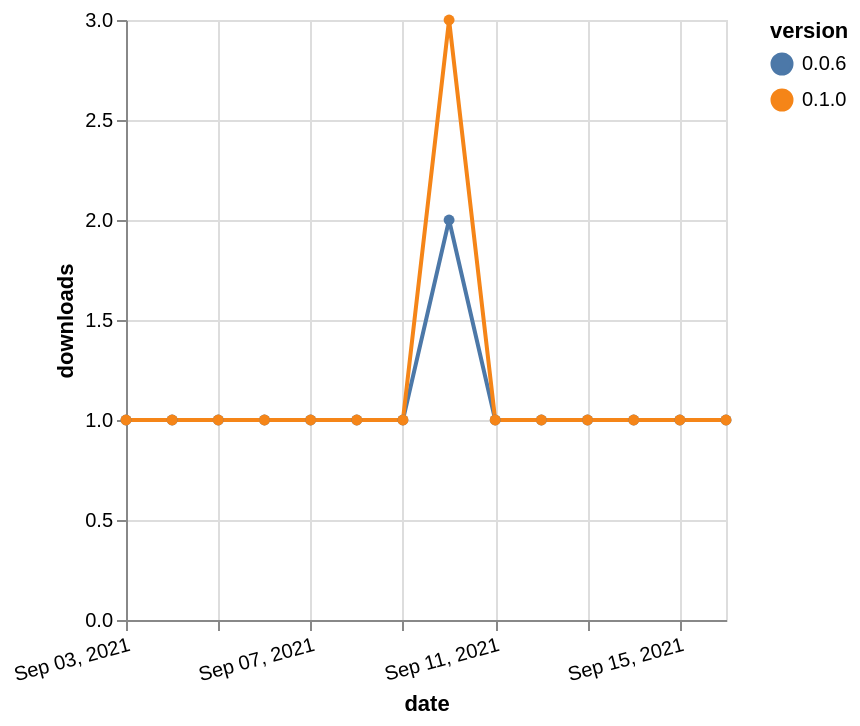

The specification (Vega-Lite) saved for this image:
### Vega-Lite specification from a JSON file in a GitHub repository (floating-point values rounded to 4 significant figures)
{"$schema": "https://vega.github.io/schema/vega-lite/v5.json", "description": "A simple bar chart with embedded data.", "data": {"values": [{"date": "2021-09-03", "total": 219, "delta": 1, "version": "0.0.6"}, {"date": "2021-09-04", "total": 220, "delta": 1, "version": "0.0.6"}, {"date": "2021-09-05", "total": 221, "delta": 1, "version": "0.0.6"}, {"date": "2021-09-06", "total": 222, "delta": 1, "version": "0.0.6"}, {"date": "2021-09-07", "total": 223, "delta": 1, "version": "0.0.6"}, {"date": "2021-09-08", "total": 224, "delta": 1, "version": "0.0.6"}, {"date": "2021-09-09", "total": 225, "delta": 1, "version": "0.0.6"}, {"date": "2021-09-10", "total": 227, "delta": 2, "version": "0.0.6"}, {"date": "2021-09-11", "total": 228, "delta": 1, "version": "0.0.6"}, {"date": "2021-09-12", "total": 229, "delta": 1, "version": "0.0.6"}, {"date": "2021-09-13", "total": 230, "delta": 1, "version": "0.0.6"}, {"date": "2021-09-14", "total": 231, "delta": 1, "version": "0.0.6"}, {"date": "2021-09-15", "total": 232, "delta": 1, "version": "0.0.6"}, {"date": "2021-09-16", "total": 233, "delta": 1, "version": "0.0.6"}, {"date": "2021-09-03", "total": 172, "delta": 1, "version": "0.1.0"}, {"date": "2021-09-04", "total": 173, "delta": 1, "version": "0.1.0"}, {"date": "2021-09-05", "total": 174, "delta": 1, "version": "0.1.0"}, {"date": "2021-09-06", "total": 175, "delta": 1, "version": "0.1.0"}, {"date": "2021-09-07", "total": 176, "delta": 1, "version": "0.1.0"}, {"date": "2021-09-08", "total": 177, "delta": 1, "version": "0.1.0"}, {"date": "2021-09-09", "total": 178, "delta": 1, "version": "0.1.0"}, {"date": "2021-09-10", "total": 181, "delta": 3, "version": "0.1.0"}, {"date": "2021-09-11", "total": 182, "delta": 1, "version": "0.1.0"}, {"date": "2021-09-12", "total": 183, "delta": 1, "version": "0.1.0"}, {"date": "2021-09-13", "total": 184, "delta": 1, "version": "0.1.0"}, {"date": "2021-09-14", "total": 185, "delta": 1, "version": "0.1.0"}, {"date": "2021-09-15", "total": 186, "delta": 1, "version": "0.1.0"}, {"date": "2021-09-16", "total": 187, "delta": 1, "version": "0.1.0"}]}, "width": "container", "mark": {"type": "line", "point": {"filled": true}}, "encoding": {"x": {"field": "date", "type": "temporal", "timeUnit": "yearmonthdate", "title": "date", "axis": {"labelAngle": -15}}, "y": {"field": "delta", "type": "quantitative", "title": "downloads"}, "color": {"field": "version", "type": "nominal"}, "tooltip": {"field": "delta"}}}
